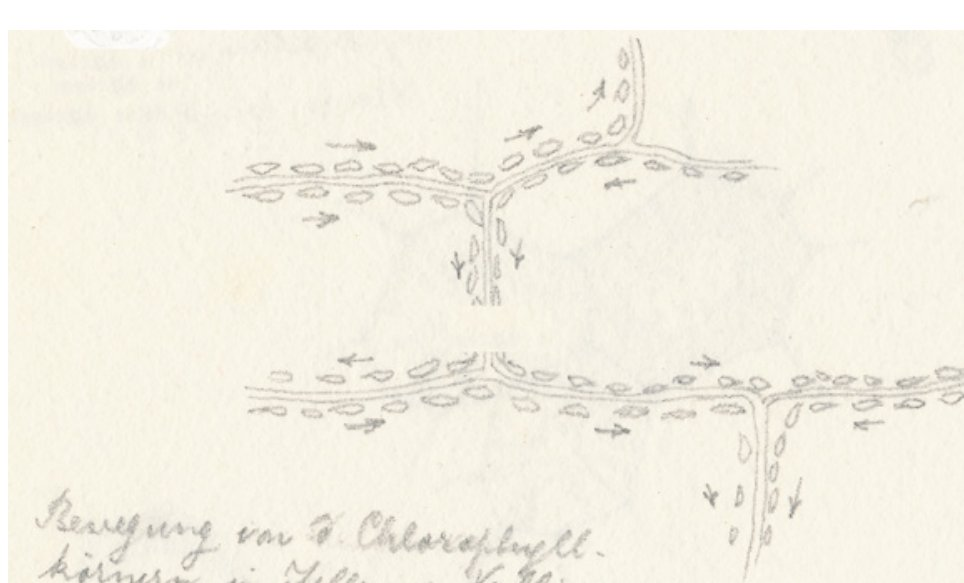
#> input picture src/assets/refs/L2b-shade-light/senn1895-vallisneria-drawing.jpg, 964 x 583 px, found by its file name
$ python leaf_anim_assets.py ../src/assets/refs/L2b-shade-light/senn-portrait-photopress.jpg ../src/assets/anim/leaf/senn.png
#> lines starting #> are read from the running program, lines starting #| are printed output that depends on the picture; after the words box and inside, x2 and y2 are one past the last pixel; in counts of white or black regions, pixels touching at a corner belong together
# Real images for the "Into the leaf" animation (src/pilot/anim/leaf-a.ts, leaf-b.ts), restyled for the deck.
#   python leaf_anim_assets.py <refs-board dir L2b-shade-light> <out dir src/assets/anim/leaf>
# - senn.png: Gustav Senn, Photopress AG, between 1915 and 1935, Universitaetsbibliothek Basel, UBH Portr BS Senn G 1875, 2
#   (https://swisscollections.ch/Record/991100683099705501; no licence stated in the record). Newspaper halftone made
#   with scripts/halftone.py, crop x 30-890, y 20-1095 of the 918 x 1214 scan.
# - senn-1895.jpg: G. Senn 1895, chloroplasts moving in Vallisneria leaf cells (pencil, arrows show their paths), in
#   Honegger 2022, Bauhinia 28: 63, Abb. 3a, CC BY 4.0 (https://eterna.unibas.ch/bauhinia/article/view/1607). Crop x 225-964,
#   y 30-505 of the 964 x 583 file, above the handwritten caption; toned from warm ink to newsprint.
# - tem-sun.jpg, tem-shade.jpg: Shao Q, et al. 2014, PLoS One 9: e85996, https://doi.org/10.1371/journal.pone.0085996,
#   Fig. 6 b (50 % irradiance) and k (5 % irradiance), CC BY 4.0. Same field, 2.9 x 2.6 um, from each panel (their 0.5 um
#   bars measure 44.5 px in b and 40.5 px in k), inside the panels, without their scale bars and letters. In b the authors'
#   arrow (to a plastoglobule) is covered with micrograph texture copied from 28 px to its right, with a feathered edge. Both resized to 520 x 466 px
#   and toned from warm ink to paper. Nothing else is changed.
import subprocess, sys
from pathlib import Path
from PIL import Image, ImageOps

board, out = Path(sys.argv[1]), Path(sys.argv[2])
here = Path(__file__).resolve().parent
subprocess.run([sys.executable, str(here / 'halftone.py'), str(board / 'senn-portrait-photopress.jpg'), str(out / 'senn.png'),
                '30', '20', '890', '1095'], check=True)
#> (this line was passed over: subprocess is not available in this run)

INK, PAPER = (43, 42, 39), (247, 244, 236)
drawing = ImageOps.autocontrast(Image.open(board / 'senn1895-vallisneria-drawing.jpg').convert('L').crop((225, 30, 964, 505)), cutoff=1)
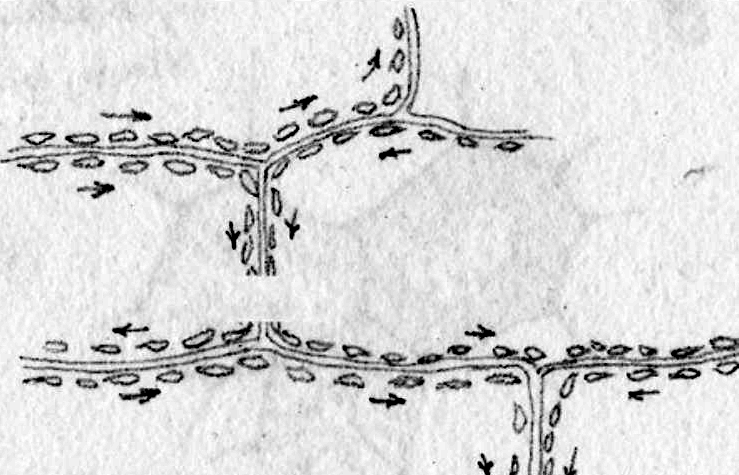
#> drawing: PIL image 739x475 L; min 0, max 255, mean 217.9
ImageOps.colorize(drawing, black=INK, white=(241, 236, 224)).save(out / 'senn-1895.jpg', quality=90)
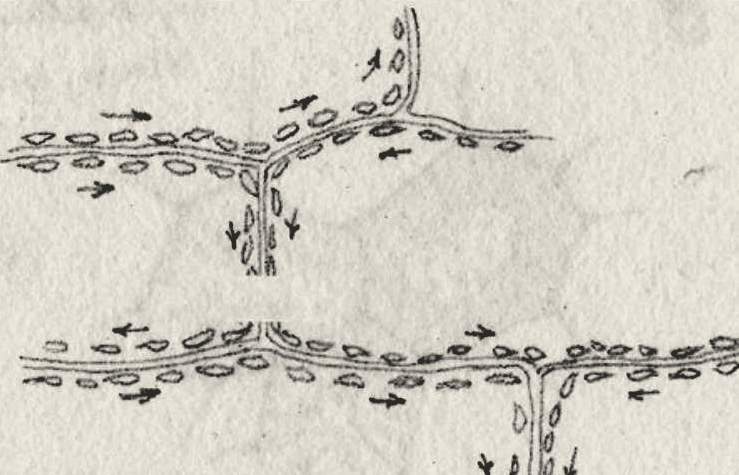
#> saved as senn-1895.jpg: PIL image 739x475 RGB; mean R, G, B 211.7, 207.2, 196.6
print(out / 'senn-1895.jpg')
fig = Image.open(board / 'shao2014-shade-grana-tem.jpg').convert('L')
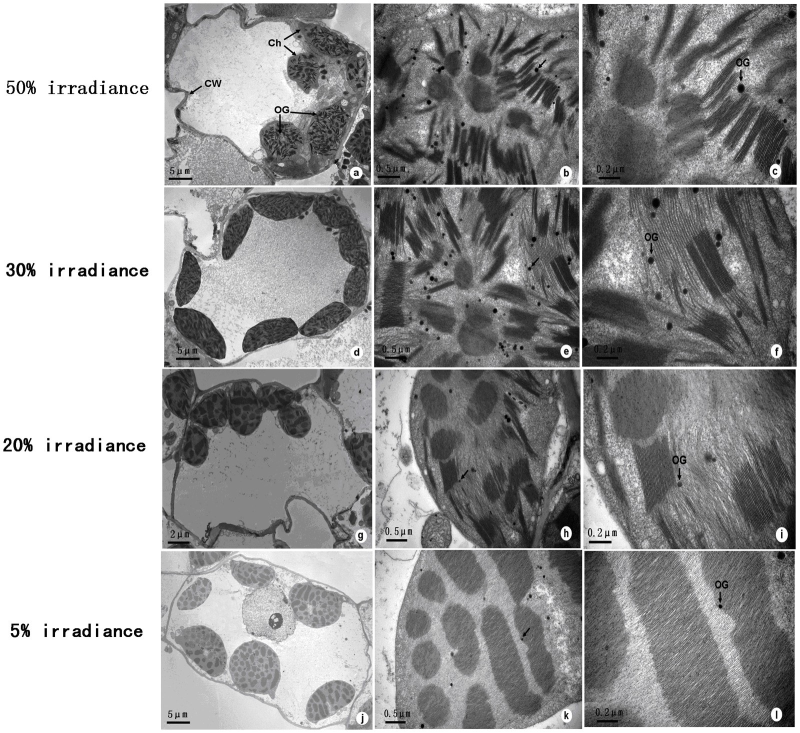
#> input picture src/assets/refs/L2b-shade-light/shao2014-shade-grana-tem.jpg, 1600 x 1466 px, found by its file name (shown at 1/2 size)
# um per figure px: b 0.5/44.5, k 0.5/40.5; one field of 2.9 x 2.6 um.
# Panel b's arrow, about x 1076-1094, y 118-139, covered with the texture 28 px to its right (feathered mask).
from PIL import ImageDraw, ImageFilter
m = Image.new('L', (34, 32), 0)
#> m: PIL image 34x32 L; every value is 0
ImageDraw.Draw(m).rectangle((5, 5, 28, 26), fill=255)
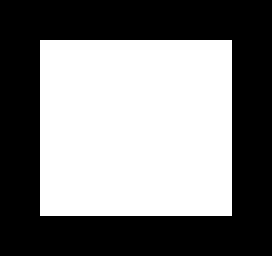
#> m: PIL image 34x32 L (shown 8 times larger); 48.5% white; 1 white region, box (x1, y1, x2, y2) and area: (5, 5, 29, 27) 528
fig.paste(fig.crop((1070 + 28, 112, 1104 + 28, 144)), (1070, 112), m.filter(ImageFilter.GaussianBlur(2.5)))
boxes = {'tem-sun.jpg': (880, 100, 880 + 258, 100 + 231), 'tem-shade.jpg': (790, 1105, 790 + 235, 1105 + 211)}
for name, box in boxes.items():
    g = ImageOps.autocontrast(fig.crop(box), cutoff=0.5).resize((520, 466), Image.LANCZOS)
    toned = ImageOps.colorize(g, black=INK, white=PAPER)
    toned.save(out / name, quality=88)
    print(out / name)
#> this loop made 2 passes
#> pass 1, `g = ImageOps.autocontrast(fig.crop(box), cutoff=0.5).resize((520, 466)..`:
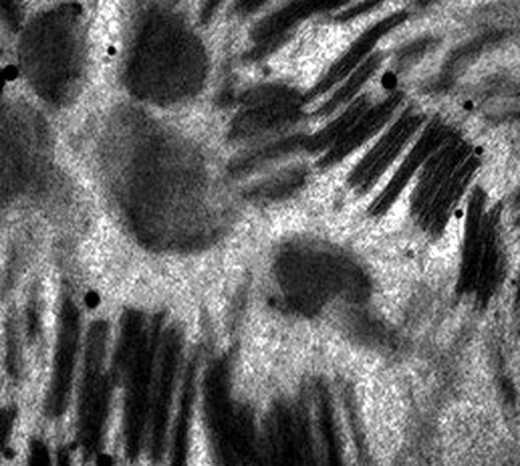
#> g: PIL image 520x466 L; min 0, max 255, mean 100.8
#> pass 1, `toned = ImageOps.colorize(g, black=INK, white=PAPER)`:
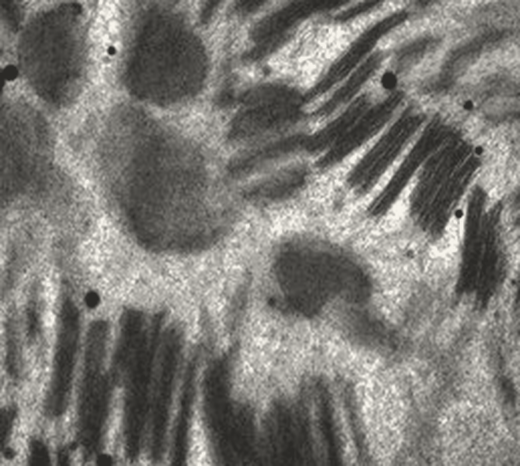
#> toned: PIL image 520x466 RGB; mean R, G, B 123.2, 121.4, 116.4
#> pass 2, `toned = ImageOps.colorize(g, black=INK, white=PAPER)`:
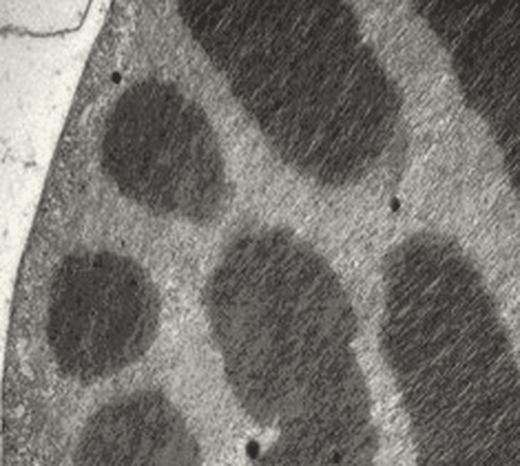
#> toned: PIL image 520x466 RGB; mean R, G, B 116.9, 115, 110.2
